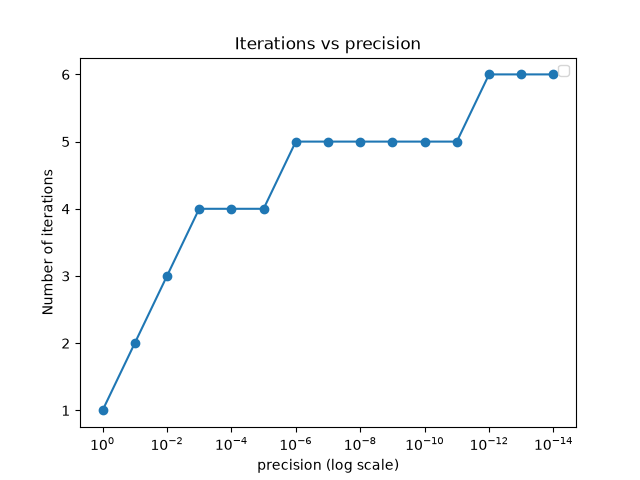

Here is the Python script that generated this plot:
import matplotlib.pyplot as plt
import numpy as np

data = np.loadtxt('data.txt')

plt.plot(data[:, 0], data[:, 1], marker = 'o')
plt.gca().invert_xaxis()
plt.xscale('log')
plt.xlabel('precision (log scale)')
plt.ylabel('Number of iterations')
plt.title('Iterations vs precision')
plt.legend()
plt.savefig('plot.png')
